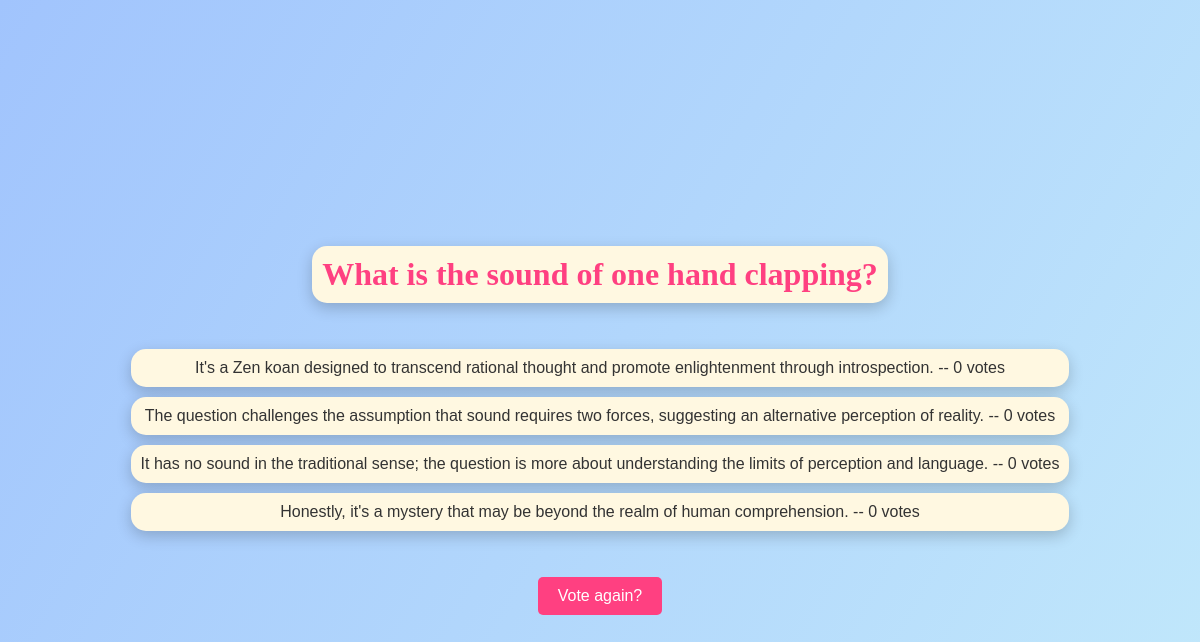
/polls/9/results/, run on the app's committed database.
### polls/models.py (models this page shows, shortened)
class Question(models.Model):
    question_text = models.CharField(max_length=200)
    pub_date = models.DateTimeField('date published')

class Choice(models.Model):
    question = models.ForeignKey(Question, on_delete=models.CASCADE)
    choice_text = models.CharField(max_length=200)
    votes = models.IntegerField(default=0)

### polls/views.py (the view)
# urls.py: path('<int:pk>/results/', views.ResultsView.as_view(), name='results'),
class ResultsView(generic.DetailView):
    model = Question
    template_name = 'polls/results.html'

### polls/templates/polls/results.html (shortened to what this page needs)
<h1>{{ question.question_text }}</h1>
<ul>
{% for choice in question.choice_set.all %}
    <li>{{ choice.choice_text }} -- {{ choice.votes }} vote{{ choice.votes|pluralize }}</li>
{% endfor %}
</ul>
<a href="{% url 'polls:detail' question.id %}">Vote again?</a>

### polls/templates/polls/results.html (style rules this page uses)
h1 { font-family: 'Lobster', cursive; color: #ff4081; text-align: center; margin: 20px 0; padding: 10px; background-color: #fff8e1; border-radius: 15px; box-shadow: 0 5px 15px rgba(0, 0, 0, 0.2); }
ul { list-style-type: none; padding: 0; text-align: center; }
li { background-color: #fff8e1; margin: 10px; padding: 10px; border-radius: 15px; box-shadow: 0 5px 15px rgba(0, 0, 0, 0.2); transition: transform 0.2s; }
a { display: inline-block; margin-top: 20px; background-color: #ff4081; color: #fff; padding: 10px 20px; border-radius: 5px; text-decoration: none; transition: background-color 0.3s; }

### data on the page
Question: question_text "What is the sound of one hand clapping?"
Choice: choice_text "It's a Zen koan designed to transcend rational thought and promote enlightenment through introspection.", votes "0"
Choice: choice_text "The question challenges the assumption that sound requires two forces, suggesting an alternative perception of reality.", votes "0"
Choice: choice_text "It has no sound in the traditional sense; the question is more about understanding the limits of perception and language.", votes "0"
Choice: choice_text "Honestly, it's a mystery that may be beyond the realm of human comprehension.", votes "0"
